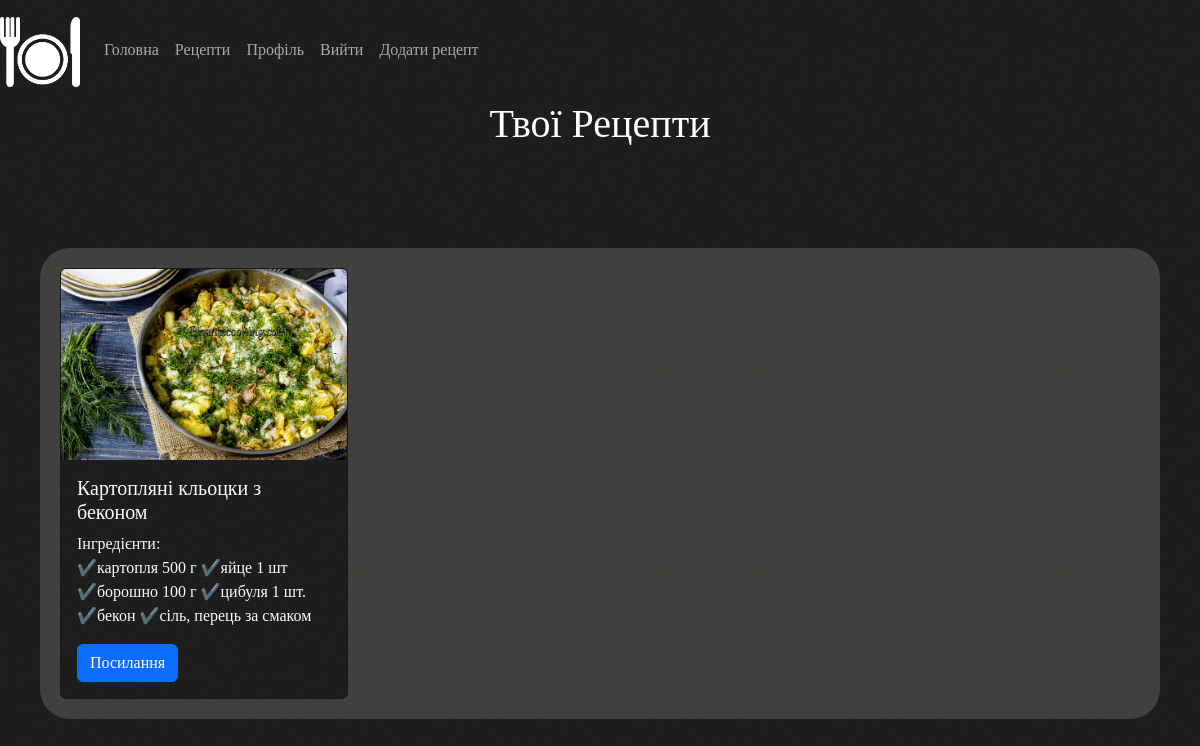
Page /recepies (signed in) on the earlier database version.
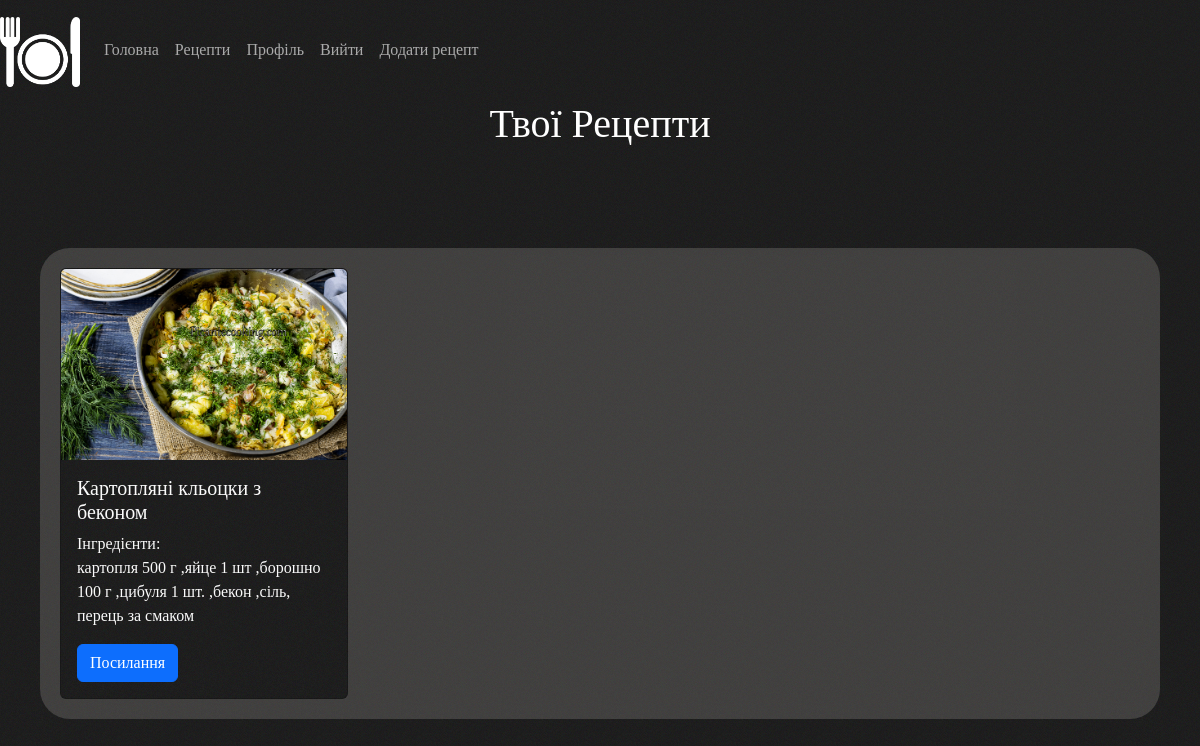
Same page on the later database version.
### models.py (models this page shows, shortened)
class Recepies(db.Model):
	id=db.Column(db.Integer, primary_key = True)
	title = db.Column(db.String, nullable = False)
	ingredients = db.Column(db.Text)
	actions = db.Column(db.Text)
	img = db.Column(db.Text)
	link = db.Column(db.Text)
	user_id = db.Column(db.Integer, db.ForeignKey('user.id'))

### routes.py (the view)
@app.route("/recepies")
@login_required
def recepies():
    return render_template("recepies.html")

### models.py (called while the page is built)
@login_manager.user_loader
def load_user(user_id):
	return User.query.get(int(user_id))

### templates/recepies.html (shortened to what this page needs)
{% extends 'base.html' %}
{% block content %}
<main>
    <h1>Твої Рецепти</h1>
	<div class="container_card">
    {% for recepie in current_user.recepies %}
		<div class="card" style="width: 18rem;">
			<img src={{recepie.img}} class="card-img-top" alt="...">
			<div class="card-body">
				<h5 class="card-title">{{recepie.title}}</h5>
				<p class="card-text">Інгредієнти: <br>{{recepie.ingredients}}</p>
				{% if recepie.link != "" %}
				<a href={{recepie.link}} class="btn btn-primary">Посилання</a>
				{% endif %}
			</div>
		</div>
		{% endfor %}
	</div>
</main>
{% endblock content %}

### templates/base.html (shortened to what this page needs)
<!doctype html>
<html lang="uk">
<head>
    <link href="https://cdn.jsdelivr.net/npm/bootstrap@5.3.0-alpha1/dist/css/bootstrap.min.css" rel="stylesheet"
>
        <link rel="stylesheet" href="{{ url_for('static', filename='mypage.css')}}">
</head>
<body>
    <header>
        <nav class="navbar navbar-expand-lg bg-light">
            <div class="container-fluid">
                <a class="navbar-brand" href="#"><img
                        src="../static/images/logo.png" alt="Logo"
                        width="80" height="70" class="d-inline-block align-text-top"></a>
                <div class="collapse navbar-collapse" id="navbarNav">
                    <ul class="navbar-nav">
                        <li class="nav-item">
                            <a class="nav-link" aria-current="page"
                            href="{{ url_for('index') }}">Головна</a>
                        </li>
                        <li class="nav-item">
                            <a class="nav-link" href="{{ url_for('recepies') }}">Рецепти</a>
                        </li>
                        {% if current_user.is_authenticated %}
                            <li class="nav-item">
                                <a class="nav-link" href="{{ url_for('profile') }}">Профіль</a>
                            </li>
                            <li class="nav-item">
                                <a class="nav-link" href="{{ url_for('logout') }}">Вийти</a>
                            </li>
                        {% endif %}
                        {% if current_user.is_authenticated %}
                            <li class="nav-item align-right">
                                <a class="nav-link align-right" href="{{ url_for('addin')}}">Додати рецепт</a>
                            </li>
                        {% endif %}
                    </ul>
                </div>
            </div>
        </nav>
    </header>
    {% block content %}
    {% endblock content %}
</body>
</html>

### static/mypage.css (style rules this page uses)
body { min-height: 100vh; font-family: 'Edu NSW ACT Foundation', cursive; background-image: url(images/bg.jpg); background-attachment: fixed; }
h1 { text-align: center; color: white; font-family: 'Edu NSW ACT Foundation', cursive; font-size: 50 }
.card { margin: 20px; display: inline-block; }
.container_card { margin: 40px; margin-top: 100px; border-radius: 30px; background-color: rgba(237, 231, 225, 0.171); border-color: white; border: 10px; }
header { font-family: 'Edu NSW ACT Foundation', cursive; color: white; }
.card { background-image: url(images/bg.jpg); color: #fafafa; }
.navbar { background-image: url(images/bg.jpg); }
.nav-link { color: #aaaaaa; }
.align-right { align: right; }
.container-fluid { margin: 0; padding: 0; }

Differences in the rows shown:
changed Recepies "Картопляні кльоцки з беконом": ingredients "✔️картопля 500 г ✔️яйце 1 шт ✔️борошно 100 г ✔️цибуля 1 шт. ✔️бекон ✔️сіль, перець за смаком" → "️картопля 500 г ,️яйце 1 шт ,️борошно 100 г ,️цибуля 1 шт. ,️бекон ,️сіль, перець за смаком"
